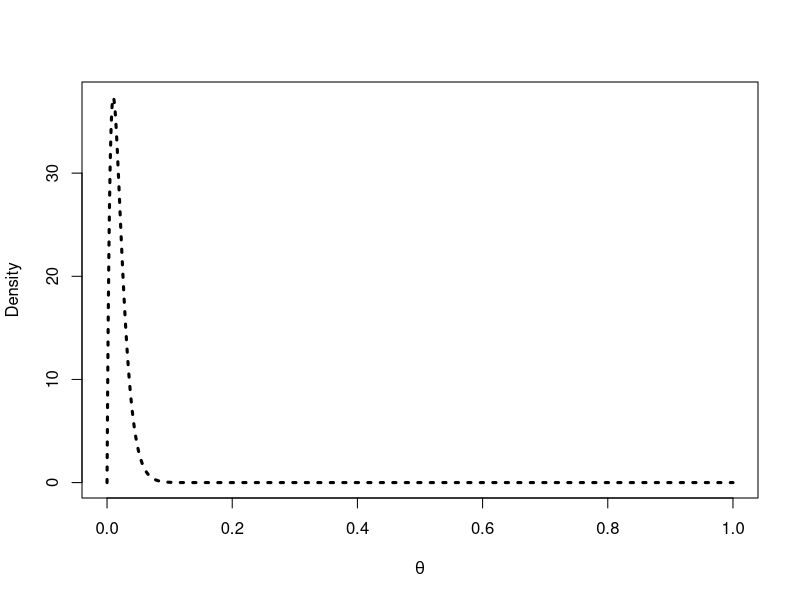
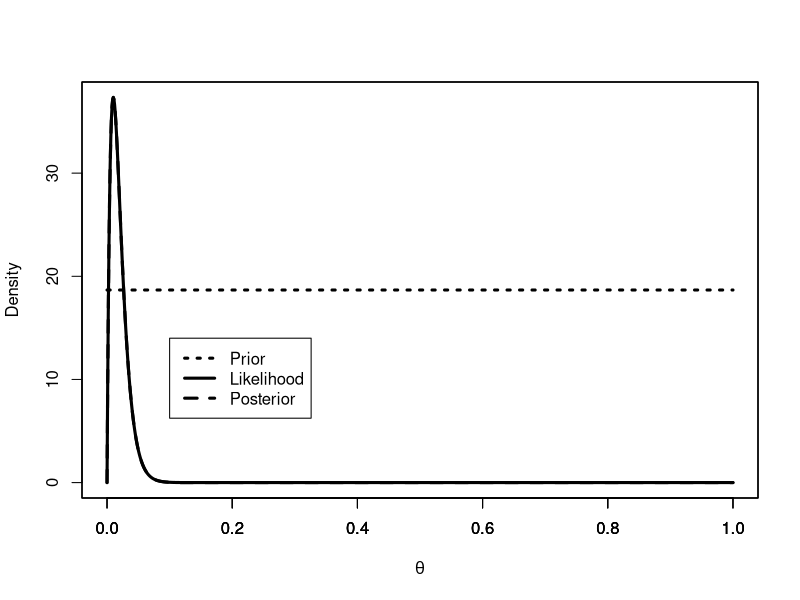
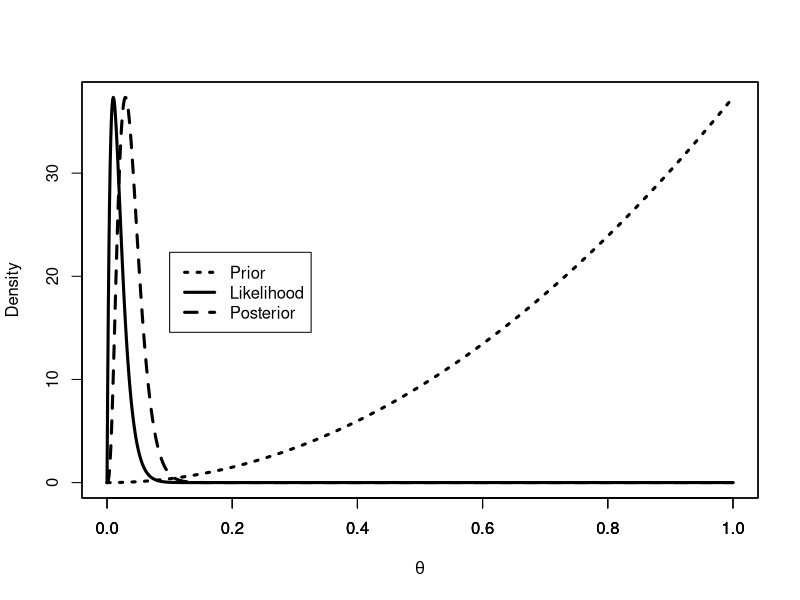

The R source for these figures, in order:
## ---- chunk 1
# set a seed
set.seed(123)
# create the observed data
obs.data <- rbinom(n = 100, size = 1, prob = 0.01)
# inspect the observed data
head(obs.data)
tail(obs.data)
length(obs.data)
## ---- chunk 2
### Bernoulli LH Function ###
# Input: obs.data, theta
# Output: bernoulli likelihood

bernoulliLHFunction <- function(obs.data, theta) {
  x <- sum(obs.data)
  n <- length(obs.data)
  like <- dbeta(theta, x+1, n-x+1)
  return(like)
}


### Plot LH for a grid of theta values ###
# Create the grid #
# Store the LH values
# Create the Plot
theta <- seq(0, 1, length = 1000)
like <- bernoulliLHFunction(obs.data, theta)
plot(theta, like, type = "l", ylab = "Density", lty = 3, lwd = 3, xlab = expression(theta))
## ---- chunk 3
betabernoulliPosteriorFunction <- function(a, b, obs.data) {
  x <- sum(obs.data)
  n <- length(obs.data)
  posterior.a <- x + a
  posterior.b <- n - x + b
  return(c(posterior.a, posterior.b))
}
## ---- chunk 4
betabernoulliPosteriorFunction(1, 1, obs.data)
## ---- chunk 5
betabernoulliPosteriorFunction(3, 1, obs.data)
## ---- chunk 6
informative.posterior.a <- betabernoulliPosteriorFunction(3, 1, obs.data)[1]
informative.posterior.b <- betabernoulliPosteriorFunction(3, 1, obs.data)[2]
noninformative.posterior.a <- betabernoulliPosteriorFunction(1, 1, obs.data)[1]
noninformative.posterior.b <- betabernoulliPosteriorFunction(1, 1, obs.data)[2]
informative.posterior <- dbeta(theta, informative.posterior.a, informative.posterior.b)
noninformative.posterior <- dbeta(theta, noninformative.posterior.a, noninformative.posterior.b)
informative.prior <- dbeta(theta, 3, 1)
noninformative.prior <- dbeta(theta, 1, 1)
plot(theta, like, type = "l", ylab = "Density", lty = 1, lwd = 3, xlab = expression(theta))
par(new =  TRUE)
plot(theta, noninformative.prior, ylab = "", yaxt = "n", lty = 3, lwd = 3, xlab = "", type = "l")
par(new = TRUE)
plot(theta, noninformative.posterior, ylab = "", yaxt = "n", lty = 2, lwd = 3, xlab = "", type = "l")
legend(0.1, 14, c("Prior", "Likelihood", "Posterior"), lty = c(3,1,2), lwd = c(3,3,3))
## ---- chunk 7
plot(theta, like, type = "l", ylab = "Density", lty = 1, lwd = 3, xlab = expression(theta))
par(new =  TRUE)
plot(theta, informative.prior, ylab = "", yaxt = "n", lty = 3, lwd = 3, xlab = "", type = "l")
par(new = TRUE)
plot(theta, informative.posterior, ylab = "", yaxt = "n", lty = 2, lwd = 3, xlab = "", type = "l")
legend(0.1, 14, c("Prior", "Likelihood", "Posterior"), lty = c(3,1,2), lwd = c(3,3,3))
